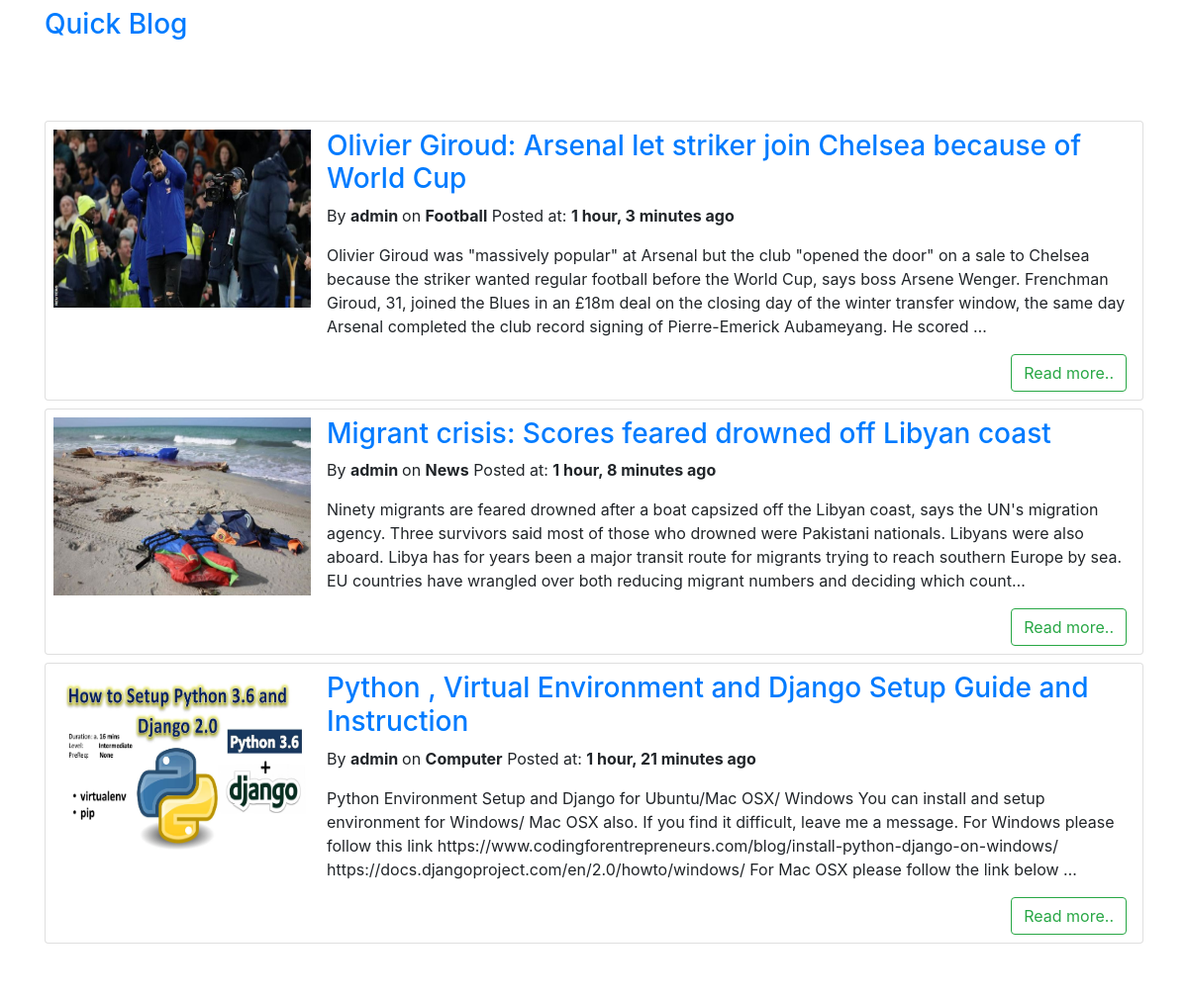
The page / on the database its author committed.
### post/models.py (models this page shows, shortened)
class Post(models.Model):
    author = models.ForeignKey(User, on_delete=models.SET_NULL, null=True, blank=True)
    title = models.CharField(max_length=255)
    body = models.TextField()
    image = models.ImageField(upload_to='upload/images/posts/', null=True, blank=True)
    category = models.ForeignKey(Category, on_delete=models.SET_NULL, null=True, blank=True)
    created_at = models.DateTimeField(auto_now_add=True)

class Category(models.Model):
    title = models.CharField(max_length=255)
    def __str__(self):
        return self.title

### post/views.py (the view)
# urls.py: url(r'^$', LandingPage.as_view()),
class LandingPage(ListView):
    template_name = 'post/landing.html'
    model = Post
    ordering = ['-created_at']

### post/templates/post/landing.html (shortened to what this page needs)
<!DOCTYPE html>
<html lang="en">
<head>
    <link rel="stylesheet" href="https://maxcdn.bootstrapcdn.com/bootstrap/4.0.0-alpha.6/css/bootstrap.min.css">
</head>
<body>
<div class="container">
    <h3 class="text-primary py-2">Quick Blog</h3>
</div>
<nav class="navbar navbar-toggleable-md bg-inverse">
    <div class="container">
        <a class="navbar-brand text-white" href="/">Home</a>
    </div>
</nav>
<div class="container">
    <div class="row py-2">
        <div class="col-md-12">
            {% for object in object_list %}
                <div class="card mb-2 mx-0">
                    <div class="media p-2">
                        <img class="d-flex mr-3"
                             src="{{ object.image.url }}"
                             alt="{{ object.title }}"
                             height="180"
                             width="260">
                        <div class="media-body">
                            <h3 class="mt-0">
                                <a href="{% url 'post_detail' object.id %}">{{ object.title }}</a>
                            </h3>
                            <p>By <strong>{{ object.author }} </strong>
                                on <strong>{{ object.category }}</strong>
                                Posted at: <strong>{{ object.created_at|timesince }} ago</strong>
                            </p>
                            <p>{{ object.body|safe|truncatechars:'400' }}</p>
                            <p class="float-right p-0 m-0 pr-2">
                                <a href="{% url 'post_detail' object.id %}"
                                   class="btn btn-outline-success">
                                    Read more..
                                </a>
                            </p>
                        </div>
                    </div>
                </div>
            {% endfor %}
        </div>
    </div>
</div>
<div id="footer" class="bg-inverse text-white text-center py-2">
</div>
</body>
</html>

### rows shown on the page
Post: image (picture), title "Olivier Giroud: Arsenal let striker join Chelsea because of World Cup", author "admin", category "Football", created_at "1 hour, 3 minutes", body "Olivier Giroud was \"massively popular\" at Arsenal but the club \"opened the door\" on a sale to Chelsea because the striker wanted regular football before the World Cup, says boss Arsene Wenger. Frenchman Giroud, 31, joined the Blues in an £18m deal on the closing day of the winter transfer window, the same day Arsenal completed the club record signing of Pierre-Emerick Aubameyang. He scored …"
Post: image (picture), title "Migrant crisis: Scores feared drowned off Libyan coast", author "admin", category "News", created_at "1 hour, 8 minutes", body "Ninety migrants are feared drowned after a boat capsized off the Libyan coast, says the UN's migration agency. Three survivors said most of those who drowned were Pakistani nationals. Libyans were also aboard. Libya has for years been a major transit route for migrants trying to reach southern Europe by sea. EU countries have wrangled over both reducing migrant numbers and deciding which count…"
Post: image (picture), title "Python , Virtual Environment and Django Setup Guide and Instruction", author "admin", category "Computer", created_at "1 hour, 21 minutes", body "Python Environment Setup and Django for Ubuntu/Mac OSX/ Windows You can install and setup environment for Windows/ Mac OSX also. If you find it difficult, leave me a message. For Windows please follow this link https://www.codingforentrepreneurs.com/blog/install-python-django-on-windows/ https://docs.djangoproject.com/en/2.0/howto/windows/ For Mac OSX please follow the link below …"
